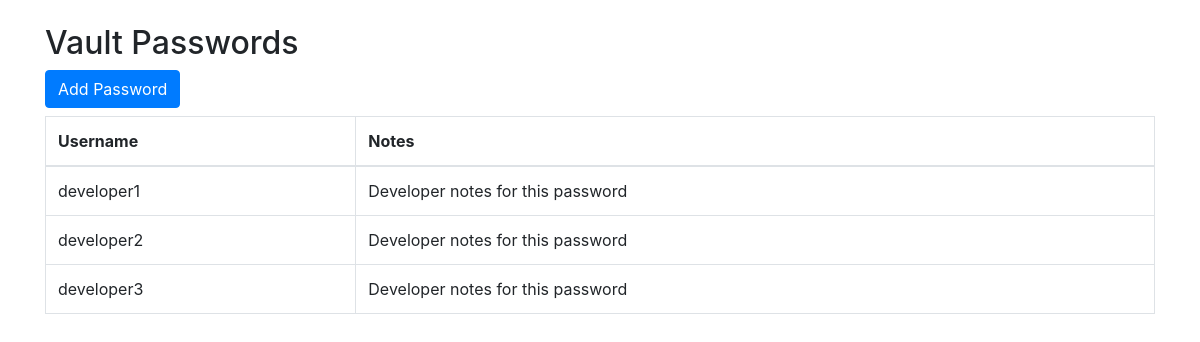
Screenshot of /webapp/public/vaults/vault_details.php?vault_id=1 with the database file from the repository.
### tables this page shows
CREATE TABLE IF NOT EXISTS vault_passwords (
    password_id INT AUTO_INCREMENT PRIMARY KEY,
    vault_id INT,
    username VARCHAR(255) NOT NULL,
    website VARCHAR(255) NOT NULL,
    password VARCHAR(255) NOT NULL,
    notes TEXT,
    file_path VARCHAR(512),  
    FOREIGN KEY (vault_id) REFERENCES vaults(vault_id) ON DELETE CASCADE
);

### webapp/public/vaults/vault_details.php (the view, shortened to what this page needs)
<?php
$hostname = 'backend-mysql-database';
$username = 'user';
$password = 'supersecretpw';
$database = 'password_manager';
$conn = new mysqli($hostname, $username, $password, $database);
$vaultId = isset($_GET['vault_id']) ? (int)$_GET['vault_id'] : 0;
$searchQuery = $_GET['searchQuery'] ?? "";
if (!empty($searchQuery)) {
    $searchTerm = "%$searchQuery%";
    $stmt = $conn->prepare("SELECT * FROM vault_passwords WHERE vault_id = ? AND (username LIKE ? OR website LIKE ?)");
    $stmt->bind_param("iss", $vaultId, $searchTerm, $searchTerm);
} else {
    $stmt = $conn->prepare("SELECT * FROM vault_passwords WHERE vault_id = ?");
    $stmt->bind_param("i", $vaultId);
}
$stmt->execute();
$resultPasswords = $stmt->get_result();
?>
<!DOCTYPE html>
<html lang="en">
<head>
    <link rel="stylesheet" href="https://stackpath.bootstrapcdn.com/bootstrap/4.3.1/css/bootstrap.min.css">
</head>
<body>
    <div class="container mt-4">
        <h2>Vault Passwords</h2>
        <button type="button" class="btn btn-primary mb-2" data-toggle="modal" data-target="#addPasswordModal">Add Password</button>
        <table class="table table-bordered">
            <thead><tr><th>Username</th><th>Notes</th></tr></thead>
            <tbody>
                <?php while ($row = $resultPasswords->fetch_assoc()): ?>
                    <tr>
                        <td><?php echo htmlspecialchars($row['username']); ?></td>
                        <td><?php echo htmlspecialchars($row['notes']); ?></td>
                    </tr>
                <?php endwhile; ?>
            </tbody>
        </table>
    </div>
</body>
</html>

### rows the page displays
vault_passwords: username "developer1", notes "Developer notes for this password"
vault_passwords: username "developer2", notes "Developer notes for this password"
vault_passwords: username "developer3", notes "Developer notes for this password"
